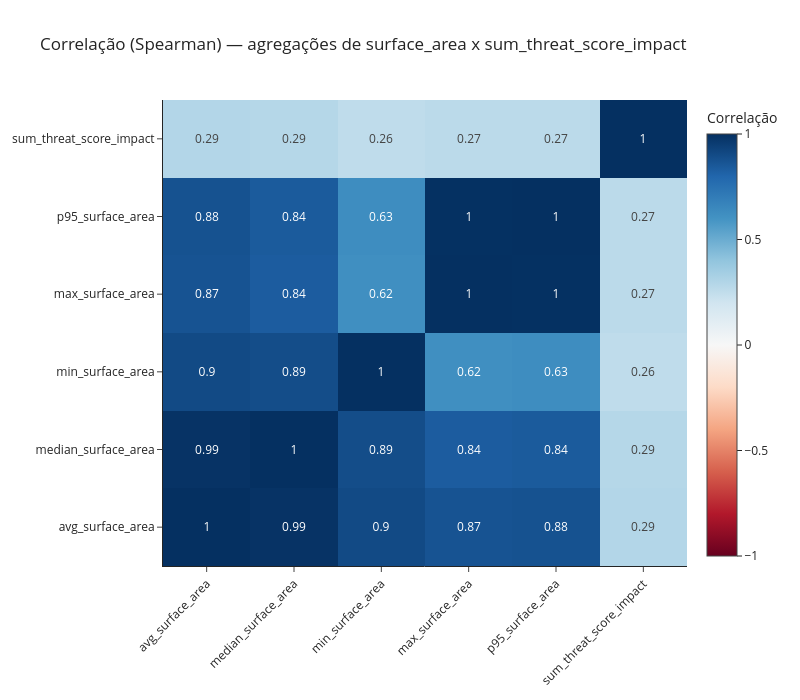
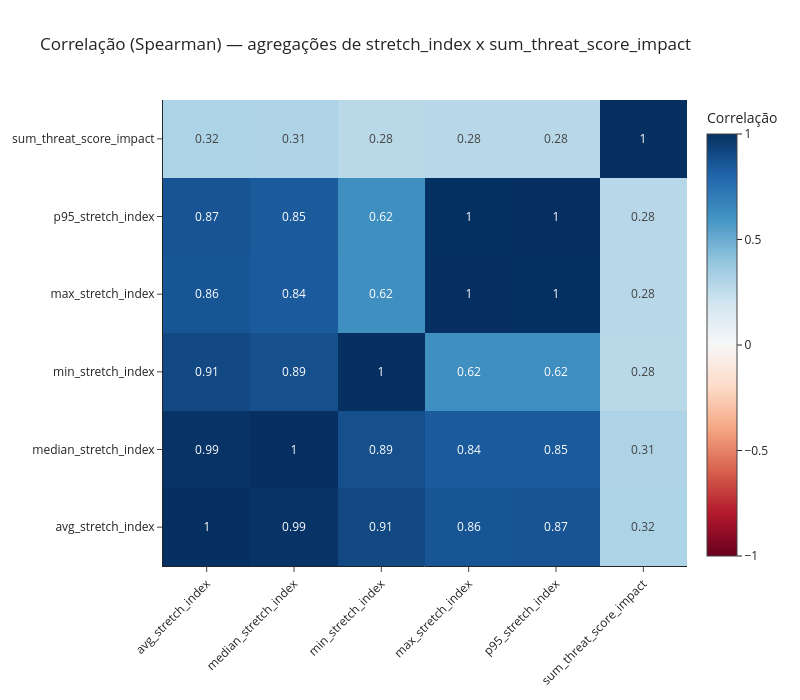

The cell these charts' notebook holds for them, in order:
### Code cell
features = [
    'surface_area',
    'stretch_index',
    'team_length',
    'team_width',
    'defense_width',
    'height_goal_player',
    'height_goal_team_centroide',
    'height_goal_def_centroide',
    'def_mid_dist',
    'def_atk_dist',
    'atk_mid_dist',
    'numeric_superiority_10m',
    'numeric_superiority_20m',
]
target = 'threat_score_impact'
group_cols = ['competitionId', 'season', 'gameId', 'possession_id']

df_features_target_agg = build_feature_target_stats_df(
    df=df_threat_features,
    features=features,
    target=target,
    group_cols=group_cols,
)

df_features_target_agg_pd = df_features_target_agg.toPandas()

# um heatmap por feature: agregações da feature x target agregado pela soma
for feature in features:
    plot_correlation_heatmap(df_features_target_agg_pd, feature, target, target_agg='sum')

### Figure 1 — Plotly figure (JSON) as saved in the notebook; plotly's stock layout.template omitted (floating-point values rounded to 4 significant figures)
{"data": [{"colorbar": {"title": {"text": "Correlação"}}, "colorscale": [[0, "rgb(103,0,31)"], [0.1, "rgb(178,24,43)"], [0.2, "rgb(214,96,77)"], [0.3, "rgb(244,165,130)"], [0.4, "rgb(253,219,199)"], [0.5, "rgb(247,247,247)"], [0.6, "rgb(209,229,240)"], [0.7, "rgb(146,197,222)"], [0.8, "rgb(67,147,195)"], [0.9, "rgb(33,102,172)"], [1, "rgb(5,48,97)"]], "text": [[1.0, 0.99, 0.9, 0.87, 0.88, 0.29], [0.99, 1.0, 0.89, 0.84, 0.84, 0.29], [0.9, 0.89, 1.0, 0.62, 0.63, 0.26], [0.87, 0.84, 0.62, 1.0, 1.0, 0.27], [0.88, 0.84, 0.63, 1.0, 1.0, 0.27], [0.29, 0.29, 0.26, 0.27, 0.27, 1.0]], "texttemplate": "%{text}", "type": "heatmap", "x": ["avg_surface_area", "median_surface_area", "min_surface_area", "max_surface_area", "p95_surface_area", "sum_threat_score_impact"], "y": ["avg_surface_area", "median_surface_area", "min_surface_area", "max_surface_area", "p95_surface_area", "sum_threat_score_impact"], "z": [[1.0, 0.9884, 0.9048, 0.8692, 0.8751, 0.2943], [0.9884, 1.0, 0.8935, 0.8355, 0.8416, 0.2903], [0.9048, 0.8935, 1.0, 0.6194, 0.6279, 0.2563], [0.8692, 0.8355, 0.6194, 1.0, 0.9981, 0.2689], [0.8751, 0.8416, 0.6279, 0.9981, 1.0, 0.269], [0.2943, 0.2903, 0.2563, 0.2689, 0.269, 1.0]], "zmax": 1, "zmin": -1}], "layout": {"height": 700, "title": {"text": "Correlação (Spearman) — agregações de surface_area x sum_threat_score_impact"}, "width": 800, "xaxis": {"tickangle": -45}}}

### Figure 2 — Plotly figure (JSON) as saved in the notebook; plotly's stock layout.template omitted (floating-point values rounded to 4 significant figures)
{"data": [{"colorbar": {"title": {"text": "Correlação"}}, "colorscale": [[0, "rgb(103,0,31)"], [0.1, "rgb(178,24,43)"], [0.2, "rgb(214,96,77)"], [0.3, "rgb(244,165,130)"], [0.4, "rgb(253,219,199)"], [0.5, "rgb(247,247,247)"], [0.6, "rgb(209,229,240)"], [0.7, "rgb(146,197,222)"], [0.8, "rgb(67,147,195)"], [0.9, "rgb(33,102,172)"], [1, "rgb(5,48,97)"]], "text": [[1.0, 0.99, 0.91, 0.86, 0.87, 0.32], [0.99, 1.0, 0.89, 0.84, 0.85, 0.31], [0.91, 0.89, 1.0, 0.62, 0.62, 0.28], [0.86, 0.84, 0.62, 1.0, 1.0, 0.28], [0.87, 0.85, 0.62, 1.0, 1.0, 0.28], [0.32, 0.31, 0.28, 0.28, 0.28, 1.0]], "texttemplate": "%{text}", "type": "heatmap", "x": ["avg_stretch_index", "median_stretch_index", "min_stretch_index", "max_stretch_index", "p95_stretch_index", "sum_threat_score_impact"], "y": ["avg_stretch_index", "median_stretch_index", "min_stretch_index", "max_stretch_index", "p95_stretch_index", "sum_threat_score_impact"], "z": [[1.0, 0.9875, 0.909, 0.8617, 0.8668, 0.3151], [0.9875, 1.0, 0.8857, 0.8411, 0.8461, 0.311], [0.909, 0.8857, 1.0, 0.6161, 0.6238, 0.2764], [0.8617, 0.8411, 0.6161, 1.0, 0.9983, 0.28], [0.8668, 0.8461, 0.6238, 0.9983, 1.0, 0.2802], [0.3151, 0.311, 0.2764, 0.28, 0.2802, 1.0]], "zmax": 1, "zmin": -1}], "layout": {"height": 700, "title": {"text": "Correlação (Spearman) — agregações de stretch_index x sum_threat_score_impact"}, "width": 800, "xaxis": {"tickangle": -45}}}
